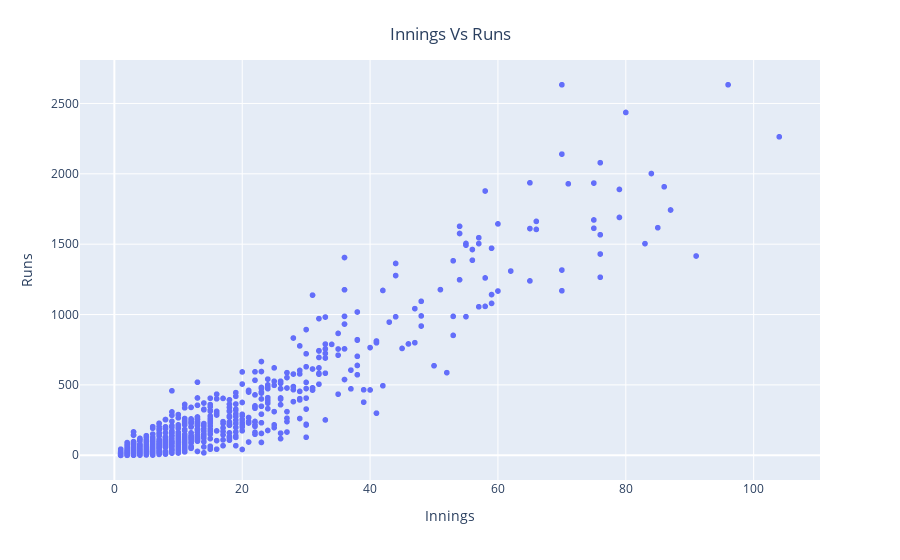

Notebook code cell kept with this figure:
### Code cell
# Plotting Innings vs Runs
image = px.scatter(Crick, x='Innings', y='Runs', labels={'Innings':'Innings','Runs':'Runs'})
image.update_layout(title='Innings Vs Runs', title_x=0.5, title_y=0.95)
image.show()

### Figure 1 — Plotly figure (JSON) as saved in the notebook; plotly's stock layout.template omitted (floating-point values rounded to 4 significant figures; data arrays with more than 128 entries replaced by an {"elided": "..."} marker saying what was removed)
{"data": [{"hovertemplate": "Innings=%{x}<br>Runs=%{y}<extra></extra>", "legendgroup": "", "marker": {"color": "#636efa", "symbol": "circle"}, "mode": "markers", "name": "", "showlegend": false, "type": "scattergl", "x": {"elided": "1110 int values"}, "xaxis": "x", "y": {"elided": "1110 int values"}, "yaxis": "y"}], "layout": {"legend": {"tracegroupgap": 0}, "margin": {"t": 60}, "title": {"text": "Innings Vs Runs", "x": 0.5, "y": 0.95}, "xaxis": {"anchor": "y", "domain": [0, 1], "title": {"text": "Innings"}}, "yaxis": {"anchor": "x", "domain": [0, 1], "title": {"text": "Runs"}}}}
